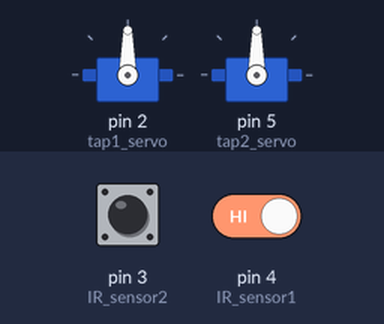
A sketch run on a simulated Arduino Uno, built with avr-gcc and run on an emulated ATmega328P. On the bench: 2 × servo. The test bench sets the inputs (shaded band); at power-on: pin 4 (IR_sensor1) HIGH, pin 3 (IR_sensor2) HIGH.

Above: at 1.2 s.
1.3 s: pin 4 (IR_sensor1) driven LOW
At 2.2 s:
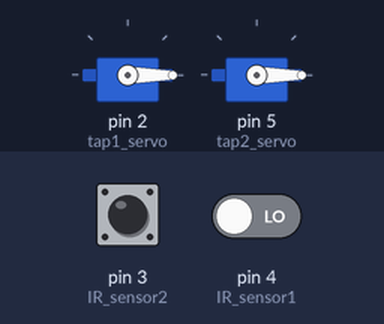
2.8 s: pin 3 (IR_sensor2) driven LOW
At 3.4 s:
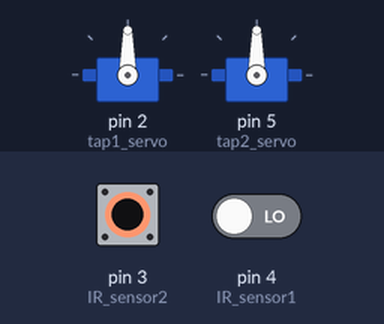
8.8 s: pin 3 (IR_sensor2) pulsed HIGH 5 times (0.12 s each, 0.3 s apart)
At 9.01 s:
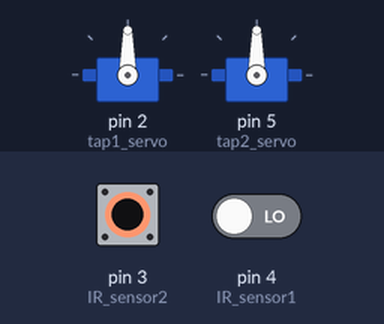
13.3 s: pin 3 (IR_sensor2) driven HIGH
At 13.8 s:
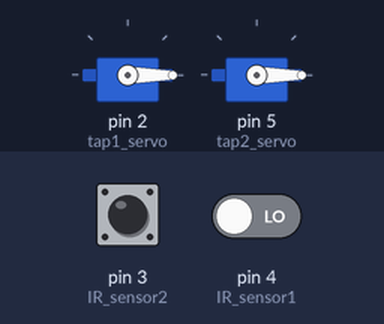
Timing chart, 0 to 15.8 s (numbered marks = the images above; inputs shaded):
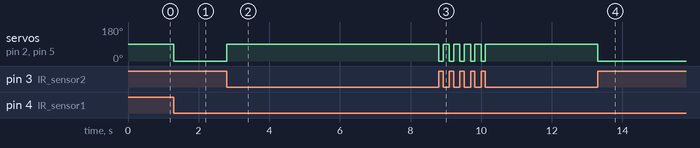

The sketch:

IR_servo.ino
```cpp
#include <Servo.h>
Servo tap1_servo;
Servo tap2_servo;
int IR_sensor1=4;
int IR_sensor2=3;
int val;
int val_1;

void setup() {

  pinMode(IR_sensor1,INPUT);
  pinMode(IR_sensor2,INPUT);
  tap1_servo.attach(2);
  tap2_servo.attach(5);

}

void loop() {
  val=digitalRead(IR_sensor1);
  if(val==0)
  {
    tap1_servo.write(0);
    tap2_servo.write(0);
  }
    val_1=digitalRead(IR_sensor2);
if(val_1==0)
  {
    tap1_servo.write(90);
    tap2_servo.write(90);
  }

}
```

Measured:
- after the input at 1.3 s, servo on pin 2 (tap1_servo), servo on pin 5 (tap2_servo): 90° → 0° at once
- after the input at 2.8 s, servo on pin 2 (tap1_servo), servo on pin 5 (tap2_servo): 0° → 90° at once
- after the input at 8.8 s, servo on pin 2 (tap1_servo), servo on pin 5 (tap2_servo): alternates 90° for 0.18 s and 0° for 0.12 s, 10 changes in all, then stays 90°, starting at once
- after the input at 13.3 s, servo on pin 2 (tap1_servo), servo on pin 5 (tap2_servo): 90° → 0° at once
